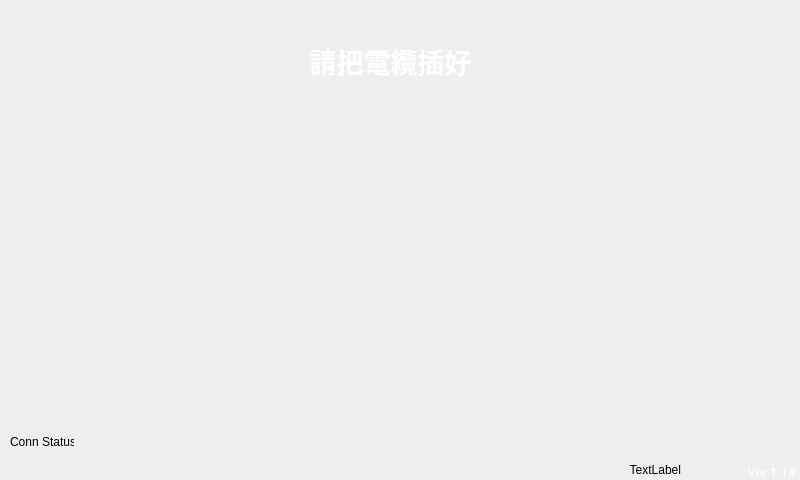
<?xml version="1.0" encoding="UTF-8"?>
<ui version="4.0">
 <class>CableWin</class>
 <widget class="QMainWindow" name="CableWin">
  <property name="windowModality">
   <enum>Qt::ApplicationModal</enum>
  </property>
  <property name="geometry">
   <rect>
    <x>0</x>
    <y>0</y>
    <width>800</width>
    <height>480</height>
   </rect>
  </property>
  <property name="windowTitle">
   <string>CableW</string>
  </property>
  <property name="styleSheet">
   <string notr="true"/>
  </property>
  <widget class="QWidget" name="centralwidget">
   <widget class="QLabel" name="label_charger">
    <property name="geometry">
     <rect>
      <x>268</x>
      <y>341</y>
      <width>51</width>
      <height>51</height>
     </rect>
    </property>
    <property name="styleSheet">
     <string notr="true">background:transparent;
image: url(/home/pi/Charger/JPG/wrong.png);</string>
    </property>
    <property name="text">
     <string/>
    </property>
   </widget>
   <widget class="QLabel" name="label_ev">
    <property name="geometry">
     <rect>
      <x>610</x>
      <y>341</y>
      <width>51</width>
      <height>51</height>
     </rect>
    </property>
    <property name="styleSheet">
     <string notr="true">background:transparent;
image: url(/home/pi/Charger/JPG/wrong.png);</string>
    </property>
    <property name="text">
     <string/>
    </property>
   </widget>
   <widget class="QLabel" name="label_msg">
    <property name="geometry">
     <rect>
      <x>130</x>
      <y>40</y>
      <width>521</width>
      <height>41</height>
     </rect>
    </property>
    <property name="palette">
     <palette>
      <active>
       <colorrole role="WindowText">
        <brush brushstyle="SolidPattern">
         <color alpha="255">
          <red>255</red>
          <green>255</green>
          <blue>255</blue>
         </color>
        </brush>
       </colorrole>
       <colorrole role="Button">
        <brush brushstyle="SolidPattern">
         <color alpha="0">
          <red>0</red>
          <green>0</green>
          <blue>0</blue>
         </color>
        </brush>
       </colorrole>
       <colorrole role="Text">
        <brush brushstyle="SolidPattern">
         <color alpha="255">
          <red>255</red>
          <green>255</green>
          <blue>255</blue>
         </color>
        </brush>
       </colorrole>
       <colorrole role="Base">
        <brush brushstyle="SolidPattern">
         <color alpha="0">
          <red>0</red>
          <green>0</green>
          <blue>0</blue>
         </color>
        </brush>
       </colorrole>
       <colorrole role="Window">
        <brush brushstyle="SolidPattern">
         <color alpha="0">
          <red>0</red>
          <green>0</green>
          <blue>0</blue>
         </color>
        </brush>
       </colorrole>
       <colorrole role="PlaceholderText">
        <brush brushstyle="NoBrush">
         <color alpha="128">
          <red>255</red>
          <green>255</green>
          <blue>255</blue>
         </color>
        </brush>
       </colorrole>
      </active>
      <inactive>
       <colorrole role="WindowText">
        <brush brushstyle="SolidPattern">
         <color alpha="255">
          <red>255</red>
          <green>255</green>
          <blue>255</blue>
         </color>
        </brush>
       </colorrole>
       <colorrole role="Button">
        <brush brushstyle="SolidPattern">
         <color alpha="0">
          <red>0</red>
          <green>0</green>
          <blue>0</blue>
         </color>
        </brush>
       </colorrole>
       <colorrole role="Text">
        <brush brushstyle="SolidPattern">
         <color alpha="255">
          <red>255</red>
          <green>255</green>
          <blue>255</blue>
         </color>
        </brush>
       </colorrole>
       <colorrole role="Base">
        <brush brushstyle="SolidPattern">
         <color alpha="0">
          <red>0</red>
          <green>0</green>
          <blue>0</blue>
         </color>
        </brush>
       </colorrole>
       <colorrole role="Window">
        <brush brushstyle="SolidPattern">
         <color alpha="0">
          <red>0</red>
          <green>0</green>
          <blue>0</blue>
         </color>
        </brush>
       </colorrole>
       <colorrole role="PlaceholderText">
        <brush brushstyle="NoBrush">
         <color alpha="128">
          <red>255</red>
          <green>255</green>
          <blue>255</blue>
         </color>
        </brush>
       </colorrole>
      </inactive>
      <disabled>
       <colorrole role="WindowText">
        <brush brushstyle="SolidPattern">
         <color alpha="255">
          <red>143</red>
          <green>146</green>
          <blue>147</blue>
         </color>
        </brush>
       </colorrole>
       <colorrole role="Button">
        <brush brushstyle="SolidPattern">
         <color alpha="0">
          <red>0</red>
          <green>0</green>
          <blue>0</blue>
         </color>
        </brush>
       </colorrole>
       <colorrole role="Text">
        <brush brushstyle="SolidPattern">
         <color alpha="255">
          <red>143</red>
          <green>146</green>
          <blue>147</blue>
         </color>
        </brush>
       </colorrole>
       <colorrole role="Base">
        <brush brushstyle="SolidPattern">
         <color alpha="0">
          <red>0</red>
          <green>0</green>
          <blue>0</blue>
         </color>
        </brush>
       </colorrole>
       <colorrole role="Window">
        <brush brushstyle="SolidPattern">
         <color alpha="0">
          <red>0</red>
          <green>0</green>
          <blue>0</blue>
         </color>
        </brush>
       </colorrole>
       <colorrole role="PlaceholderText">
        <brush brushstyle="NoBrush">
         <color alpha="128">
          <red>255</red>
          <green>255</green>
          <blue>255</blue>
         </color>
        </brush>
       </colorrole>
      </disabled>
     </palette>
    </property>
    <property name="font">
     <font>
      <family>Roboto</family>
      <pointsize>20</pointsize>
      <weight>75</weight>
      <bold>true</bold>
     </font>
    </property>
    <property name="styleSheet">
     <string notr="true">background:transparent;
border-image: transparent;</string>
    </property>
    <property name="text">
     <string>請把電纜插好</string>
    </property>
    <property name="alignment">
     <set>Qt::AlignCenter</set>
    </property>
   </widget>
   <widget class="QPushButton" name="pushButton">
    <property name="geometry">
     <rect>
      <x>6</x>
      <y>7</y>
      <width>83</width>
      <height>66</height>
     </rect>
    </property>
    <property name="font">
     <font>
      <pointsize>40</pointsize>
      <weight>75</weight>
      <bold>true</bold>
     </font>
    </property>
    <property name="focusPolicy">
     <enum>Qt::NoFocus</enum>
    </property>
    <property name="styleSheet">
     <string notr="true"/>
    </property>
    <property name="text">
     <string/>
    </property>
    <property name="checkable">
     <bool>false</bool>
    </property>
    <property name="checked">
     <bool>false</bool>
    </property>
    <property name="flat">
     <bool>true</bool>
    </property>
   </widget>
   <widget class="QPushButton" name="langChangeButton">
    <property name="geometry">
     <rect>
      <x>710</x>
      <y>7</y>
      <width>83</width>
      <height>66</height>
     </rect>
    </property>
    <property name="font">
     <font>
      <pointsize>20</pointsize>
      <weight>75</weight>
      <bold>true</bold>
     </font>
    </property>
    <property name="focusPolicy">
     <enum>Qt::NoFocus</enum>
    </property>
    <property name="styleSheet">
     <string notr="true"/>
    </property>
    <property name="text">
     <string/>
    </property>
    <property name="checkable">
     <bool>false</bool>
    </property>
    <property name="checked">
     <bool>false</bool>
    </property>
    <property name="flat">
     <bool>true</bool>
    </property>
   </widget>
   <widget class="QPushButton" name="tutorialButton">
    <property name="geometry">
     <rect>
      <x>2</x>
      <y>416</y>
      <width>167</width>
      <height>61</height>
     </rect>
    </property>
    <property name="font">
     <font>
      <pointsize>40</pointsize>
      <weight>75</weight>
      <bold>true</bold>
     </font>
    </property>
    <property name="focusPolicy">
     <enum>Qt::NoFocus</enum>
    </property>
    <property name="styleSheet">
     <string notr="true"/>
    </property>
    <property name="text">
     <string/>
    </property>
    <property name="checkable">
     <bool>false</bool>
    </property>
    <property name="checked">
     <bool>false</bool>
    </property>
    <property name="flat">
     <bool>true</bool>
    </property>
   </widget>
   <widget class="QPushButton" name="pushButton_4">
    <property name="enabled">
     <bool>false</bool>
    </property>
    <property name="geometry">
     <rect>
      <x>720</x>
      <y>410</y>
      <width>81</width>
      <height>71</height>
     </rect>
    </property>
    <property name="font">
     <font>
      <pointsize>40</pointsize>
      <weight>75</weight>
      <bold>true</bold>
     </font>
    </property>
    <property name="focusPolicy">
     <enum>Qt::NoFocus</enum>
    </property>
    <property name="styleSheet">
     <string notr="true"/>
    </property>
    <property name="text">
     <string/>
    </property>
    <property name="flat">
     <bool>true</bool>
    </property>
   </widget>
   <widget class="QLabel" name="label_state">
    <property name="geometry">
     <rect>
      <x>545</x>
      <y>450</y>
      <width>251</width>
      <height>31</height>
     </rect>
    </property>
    <property name="palette">
     <palette>
      <active>
       <colorrole role="WindowText">
        <brush brushstyle="SolidPattern">
         <color alpha="255">
          <red>255</red>
          <green>255</green>
          <blue>255</blue>
         </color>
        </brush>
       </colorrole>
       <colorrole role="Button">
        <brush brushstyle="SolidPattern">
         <color alpha="0">
          <red>0</red>
          <green>0</green>
          <blue>0</blue>
         </color>
        </brush>
       </colorrole>
       <colorrole role="Text">
        <brush brushstyle="SolidPattern">
         <color alpha="255">
          <red>255</red>
          <green>255</green>
          <blue>255</blue>
         </color>
        </brush>
       </colorrole>
       <colorrole role="Base">
        <brush brushstyle="SolidPattern">
         <color alpha="0">
          <red>0</red>
          <green>0</green>
          <blue>0</blue>
         </color>
        </brush>
       </colorrole>
       <colorrole role="Window">
        <brush brushstyle="SolidPattern">
         <color alpha="0">
          <red>0</red>
          <green>0</green>
          <blue>0</blue>
         </color>
        </brush>
       </colorrole>
       <colorrole role="PlaceholderText">
        <brush brushstyle="NoBrush">
         <color alpha="128">
          <red>255</red>
          <green>255</green>
          <blue>255</blue>
         </color>
        </brush>
       </colorrole>
      </active>
      <inactive>
       <colorrole role="WindowText">
        <brush brushstyle="SolidPattern">
         <color alpha="255">
          <red>255</red>
          <green>255</green>
          <blue>255</blue>
         </color>
        </brush>
       </colorrole>
       <colorrole role="Button">
        <brush brushstyle="SolidPattern">
         <color alpha="0">
          <red>0</red>
          <green>0</green>
          <blue>0</blue>
         </color>
        </brush>
       </colorrole>
       <colorrole role="Text">
        <brush brushstyle="SolidPattern">
         <color alpha="255">
          <red>255</red>
          <green>255</green>
          <blue>255</blue>
         </color>
        </brush>
       </colorrole>
       <colorrole role="Base">
        <brush brushstyle="SolidPattern">
         <color alpha="0">
          <red>0</red>
          <green>0</green>
          <blue>0</blue>
         </color>
        </brush>
       </colorrole>
       <colorrole role="Window">
        <brush brushstyle="SolidPattern">
         <color alpha="0">
          <red>0</red>
          <green>0</green>
          <blue>0</blue>
         </color>
        </brush>
       </colorrole>
       <colorrole role="PlaceholderText">
        <brush brushstyle="NoBrush">
         <color alpha="128">
          <red>255</red>
          <green>255</green>
          <blue>255</blue>
         </color>
        </brush>
       </colorrole>
      </inactive>
      <disabled>
       <colorrole role="WindowText">
        <brush brushstyle="SolidPattern">
         <color alpha="255">
          <red>143</red>
          <green>146</green>
          <blue>147</blue>
         </color>
        </brush>
       </colorrole>
       <colorrole role="Button">
        <brush brushstyle="SolidPattern">
         <color alpha="0">
          <red>0</red>
          <green>0</green>
          <blue>0</blue>
         </color>
        </brush>
       </colorrole>
       <colorrole role="Text">
        <brush brushstyle="SolidPattern">
         <color alpha="255">
          <red>143</red>
          <green>146</green>
          <blue>147</blue>
         </color>
        </brush>
       </colorrole>
       <colorrole role="Base">
        <brush brushstyle="SolidPattern">
         <color alpha="0">
          <red>0</red>
          <green>0</green>
          <blue>0</blue>
         </color>
        </brush>
       </colorrole>
       <colorrole role="Window">
        <brush brushstyle="SolidPattern">
         <color alpha="0">
          <red>0</red>
          <green>0</green>
          <blue>0</blue>
         </color>
        </brush>
       </colorrole>
       <colorrole role="PlaceholderText">
        <brush brushstyle="NoBrush">
         <color alpha="128">
          <red>255</red>
          <green>255</green>
          <blue>255</blue>
         </color>
        </brush>
       </colorrole>
      </disabled>
     </palette>
    </property>
    <property name="font">
     <font>
      <family>Roboto</family>
      <pointsize>10</pointsize>
      <weight>50</weight>
      <bold>false</bold>
     </font>
    </property>
    <property name="styleSheet">
     <string notr="true">background:transparent;
border-image: transparent;</string>
    </property>
    <property name="text">
     <string>Ver 1.1#</string>
    </property>
    <property name="alignment">
     <set>Qt::AlignBottom|Qt::AlignRight|Qt::AlignTrailing</set>
    </property>
   </widget>
   <widget class="QLabel" name="label_BK">
    <property name="enabled">
     <bool>false</bool>
    </property>
    <property name="geometry">
     <rect>
      <x>10</x>
      <y>420</y>
      <width>151</width>
      <height>51</height>
     </rect>
    </property>
    <property name="styleSheet">
     <string notr="true"/>
    </property>
    <property name="text">
     <string/>
    </property>
   </widget>
   <widget class="QPushButton" name="passwordChangeButton">
    <property name="geometry">
     <rect>
      <x>620</x>
      <y>8</y>
      <width>83</width>
      <height>66</height>
     </rect>
    </property>
    <property name="font">
     <font>
      <family>Alef</family>
      <pointsize>11</pointsize>
     </font>
    </property>
    <property name="iconSize">
     <size>
      <width>83</width>
      <height>66</height>
     </size>
    </property>
    <property name="flat">
     <bool>true</bool>
    </property>
   </widget>
   <widget class="QLabel" name="ocppStateLabel">
    <property name="geometry">
     <rect>
      <x>260</x>
      <y>440</y>
      <width>281</width>
      <height>31</height>
     </rect>
    </property>
    <property name="text">
     <string/>
    </property>
    <property name="alignment">
     <set>Qt::AlignCenter</set>
    </property>
   </widget>
   <widget class="QLabel" name="connStatusIcon">
    <property name="geometry">
     <rect>
      <x>10</x>
      <y>410</y>
      <width>64</width>
      <height>64</height>
     </rect>
    </property>
    <property name="text">
     <string>Conn Status</string>
    </property>
   </widget>
   <widget class="QLabel" name="label_version">
    <property name="geometry">
     <rect>
      <x>230</x>
      <y>460</y>
      <width>451</width>
      <height>20</height>
     </rect>
    </property>
    <property name="text">
     <string>TextLabel</string>
    </property>
    <property name="alignment">
     <set>Qt::AlignRight|Qt::AlignTrailing|Qt::AlignVCenter</set>
    </property>
   </widget>
   <zorder>label_BK</zorder>
   <zorder>label_charger</zorder>
   <zorder>label_ev</zorder>
   <zorder>label_msg</zorder>
   <zorder>pushButton</zorder>
   <zorder>langChangeButton</zorder>
   <zorder>tutorialButton</zorder>
   <zorder>pushButton_4</zorder>
   <zorder>label_state</zorder>
   <zorder>passwordChangeButton</zorder>
   <zorder>ocppStateLabel</zorder>
   <zorder>connStatusIcon</zorder>
   <zorder>label_version</zorder>
  </widget>
 </widget>
 <resources/>
 <connections/>
</ui>
